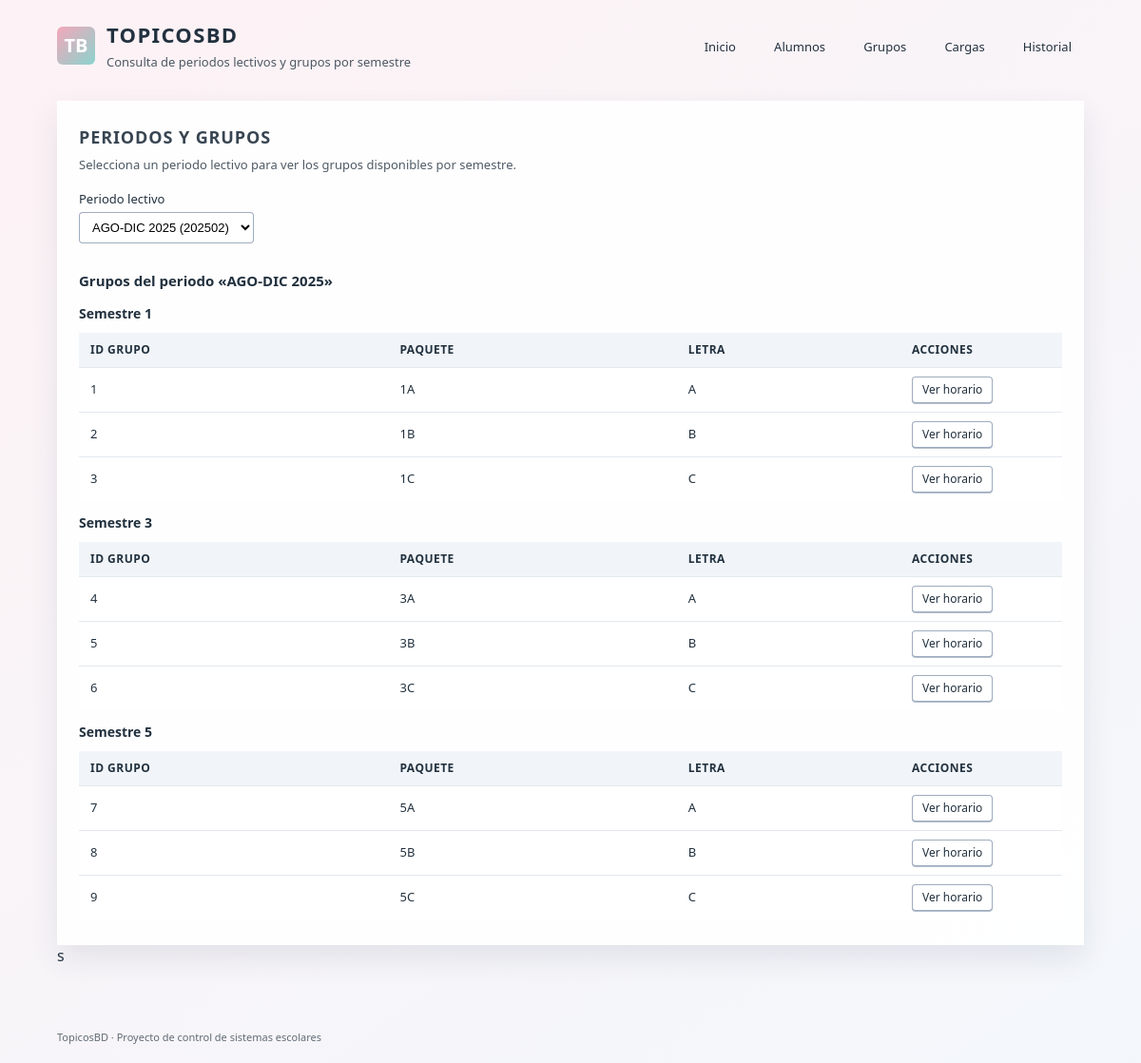
The app's page /?m=grupos&a=index with its own data.
### tables this page shows
CREATE TABLE periodo_lectivo (
    id_periodo   CHAR(6)  NOT NULL,
    anio         SMALLINT NOT NULL,
    ciclo        CHAR(2)  NOT NULL,
    descripcion  VARCHAR(50) NOT NULL,
    fecha_inicio DATE      NULL,
    fecha_fin    DATE      NULL,
    PRIMARY KEY (id_periodo),
    CONSTRAINT ck_periodo_ciclo CHECK (ciclo = '02')    
);

CREATE TABLE grupo (
    id_grupo    INT NOT NULL AUTO_INCREMENT,
    id_periodo  CHAR(6) NOT NULL,
    semestre    TINYINT NOT NULL,
    paquete     CHAR(2) NOT NULL,
    letra_grupo CHAR(1) NOT NULL,
    PRIMARY KEY (id_grupo),
    CONSTRAINT fk_grupo_periodo
        FOREIGN KEY (id_periodo) REFERENCES periodo_lectivo(id_periodo),
    CONSTRAINT fk_grupo_semestre
        FOREIGN KEY (semestre) REFERENCES semestre(semestre),
    CONSTRAINT uq_grupo UNIQUE (id_periodo, semestre, paquete, letra_grupo)
);

### src/controllers/GroupController.php (called while the page is built, shortened)
<?php
require_once __DIR__ . '/../models/PeriodModel.php';
require_once __DIR__ . '/../models/GroupModel.php';
class GroupController
{
    private PeriodModel $periodModel;
    private GroupModel $groupModel;
    public function __construct()
    {
        $this->periodModel = new PeriodModel();
        $this->groupModel  = new GroupModel();
    }
    public function index(): void
    {
        $periods = $this->periodModel->getAll();
        if (empty($periods)) {
            $selectedPeriod = null;
            $groups         = [];
        } else {
            $idPeriodo = isset($_GET['id_periodo'])
                ? (string)$_GET['id_periodo']
                : (string)$periods[0]['id_periodo'];
            $selectedPeriod = $this->periodModel->getById($idPeriodo);
            $groups = $this->groupModel->getByPeriod($idPeriodo);
        }
        $pageSubtitle = 'Consulta de periodos lectivos y grupos por semestre';
        require __DIR__ . '/../views/layout/header.php';
        require __DIR__ . '/../views/groups/index.php';
        require __DIR__ . '/../views/layout/footer.php';
    }
}

### src/models/PeriodModel.php (called while the page is built, shortened)
<?php
class PeriodModel
{
    public function getAll(): array
    {
        $pdo = db();
        $sql = "SELECT id_periodo, anio, ciclo, descripcion, fecha_inicio, fecha_fin
                FROM periodo_lectivo
                ORDER BY anio DESC, ciclo DESC";
        $stmt = $pdo->query($sql);
        return $stmt->fetchAll();
    }
    public function getById(string $idPeriodo): ?array
    {
        $pdo = db();
        $sql = "SELECT id_periodo, anio, ciclo, descripcion, fecha_inicio, fecha_fin
                FROM periodo_lectivo
                WHERE id_periodo = :id";
        $stmt = $pdo->prepare($sql);
        $stmt->execute([':id' => $idPeriodo]);
        $row = $stmt->fetch();
        return $row ?: null;
    }
}

### src/models/GroupModel.php (called while the page is built, shortened)
<?php
class GroupModel
{
    public function getByPeriod(string $idPeriodo): array
    {
        $pdo = db();
        $sql = "SELECT id_grupo, id_periodo, semestre, paquete, letra_grupo
                FROM grupo
                WHERE id_periodo = :p
                ORDER BY semestre, paquete, letra_grupo";
        $stmt = $pdo->prepare($sql);
        $stmt->execute([':p' => $idPeriodo]);
        return $stmt->fetchAll();
    }
}

### src/views/groups/index.php (the view, shortened to what this page needs)
<section class="tb-section">
    <div class="tb-section-header">
        <div>
            <h2 class="tb-section-title">Periodos y grupos</h2>
            <p class="tb-section-subtitle">
                Selecciona un periodo lectivo para ver los grupos disponibles por semestre.
            </p>
        </div>
    </div>
    <?php if (empty($periods)): ?>
        <p>No hay periodos registrados en el sistema.</p>
    <?php else: ?>
        <form method="get" class="tb-form tb-form-inline">
            <div class="tb-form-row">
                <label for="id_periodo" class="tb-label">Periodo lectivo</label>
                <select id="id_periodo" name="id_periodo" class="tb-input" onchange="this.form.submit();">
                    <?php foreach ($periods as $periodo): ?>
                        <?php
                        $idP   = (string)$periodo['id_periodo'];
                        $texto = $periodo['descripcion'] . ' (' . $idP . ')';
                        $sel   = ($selectedPeriod && $selectedPeriod['id_periodo'] === $idP) ? 'selected' : '';
                        ?>
                        <option value="<?= htmlspecialchars($idP, ENT_QUOTES, 'UTF-8') ?>" <?= $sel ?>>
                            <?= htmlspecialchars($texto, ENT_QUOTES, 'UTF-8') ?>
                        </option>
                    <?php endforeach; ?>
                </select>
            </div>
        </form>
        <?php if ($selectedPeriod): ?>
            <h3 class="tb-groups-title">
                Grupos del periodo
                «<?= htmlspecialchars($selectedPeriod['descripcion'], ENT_QUOTES, 'UTF-8') ?>»
            </h3>
            <?php if (empty($groups)): ?>
                <p>No hay grupos capturados para este periodo.</p>
            <?php else: ?>
                <?php
                $bySemester = [];
                foreach ($groups as $g) {
                    $sem = (int)$g['semestre'];
                    if (!isset($bySemester[$sem])) {
                        $bySemester[$sem] = [];
                    }
                    $bySemester[$sem][] = $g;
                }
                ksort($bySemester);
                ?>
                <?php foreach ($bySemester as $semestre => $lista): ?>
                    <div class="tb-groups-block">
                        <h4 class="tb-groups-semester">
                            Semestre <?= htmlspecialchars((string)$semestre, ENT_QUOTES, 'UTF-8') ?>
                        </h4>
                        <div class="tb-table-wrapper">
                            <table class="tb-table">
                                <thead>
                                <tr>
                                    <th>ID grupo</th>
                                    <th>Paquete</th>
                                    <th>Letra</th>
                                    <th class="tb-col-actions">Acciones</th>
                                </tr>
                                </thead>
                                <tbody>
                                <?php foreach ($lista as $grupo): ?>
                                    <tr>
                                        <td><?= htmlspecialchars((string)$grupo['id_grupo'], ENT_QUOTES, 'UTF-8') ?></td>
                                        <td><?= htmlspecialchars($grupo['paquete'], ENT_QUOTES, 'UTF-8') ?></td>
                                        <td><?= htmlspecialchars($grupo['letra_grupo'], ENT_QUOTES, 'UTF-8') ?></td>
                                        <td class="tb-col-actions">
                                            <a href="index.php?m=grupos&a=schedule&id_grupo=<?= urlencode((string)$grupo['id_grupo']) ?>"
                                               class="tb-btn tb-btn-small">
                                                Ver horario
                                            </a>
                                        </td>
                                    </tr>
                                <?php endforeach; ?>
                                </tbody>
                            </table>
                        </div>
                    </div>
                <?php endforeach; ?>
            <?php endif; ?>
        <?php endif; ?>
    <?php endif; ?>
</section>
s

### index.php (shortened to what this page needs)
<?php
$modulo = $_GET['m'] ?? null;
$accion = $_GET['a'] ?? null;
if ($modulo !== null && $accion !== null) {
    if ($modulo === 'alumnos') {
        require_once __DIR__ . '/src/controllers/StudentController.php';
        $controller = new StudentController();
    } elseif ($modulo === 'grupos') {
        require_once __DIR__ . '/src/controllers/GroupController.php';
        $controller = new GroupController();
    } elseif ($modulo === 'cargas') {
        require_once __DIR__ . '/src/controllers/EnrollmentController.php';
        $controller = new EnrollmentController();
    } elseif ($modulo === 'historial') {
        require_once __DIR__ . '/src/controllers/HistoryController.php';
        $controller = new HistoryController();
    }
    $controller->{$accion}();
    exit;
}
?>

### src/views/layout/header.php (shortened to what this page needs)
<!DOCTYPE html>
<html lang="es">
<head>
    <link rel="stylesheet" href="assets/css/topicosbd.css">
</head>
<body class="tb-body">
<header class="tb-header">
    <div class="tb-header-left">
        <span class="tb-logo">TB</span>
        <div>
            <h1 class="tb-title">TopicosBD</h1>
            <p class="tb-subtitle">
                <?= htmlspecialchars(
                    $pageSubtitle !== '' ? $pageSubtitle : 'Control de horarios y cargas académicas',
                    ENT_QUOTES,
                    'UTF-8'
                ) ?>
            </p>
        </div>
    </div>
    <div class="tb-header-right">
        <nav>
            <a href="index.php" class="tb-nav-link">Inicio</a>
            <a href="index.php?m=alumnos&a=index" class="tb-nav-link">Alumnos</a>
            <a href="index.php?m=grupos&a=index" class="tb-nav-link">Grupos</a>
            <a href="index.php?m=cargas&a=index" class="tb-nav-link">Cargas</a>
            <a href="index.php?m=historial&a=index" class="tb-nav-link">Historial</a>
        </nav>
    </div>
</header>
<main class="tb-main">

### src/views/layout/footer.php (shortened to what this page needs)
</main>
<footer class="tb-footer">
    <span>TopicosBD · Proyecto de control de sistemas escolares</span>
</footer>
</body>
</html>

### assets/css/topicosbd.css (style rules this page uses)
:root { --tb-bg-top: #fdf2f5; --tb-bg-bottom: #f3f7fb; --tb-pink: #f4a7b9; --tb-teal: #8bd3ce; --tb-peach: #f8c29b; --tb-sand: #f3e2c5; --tb-ink: #22313f; --tb-card-bg: #ffffff; --tb-border-soft: rgba(19, 35, 47, 0.08); --tb-radius-card: 0px; --tb-radius-btn: 4px; --tb-radius-chip: 4px; --tb-radius-input: 4px; --tb-radius-alert: 4px; --tb-shadow-soft: 0 14px 30px rgba(24, 39, 75, 0.09); --tb-shadow-hover: 0 18px 40px rgba(15, 23, 42, 0.14); --tb-font-main: system-ui, -apple-system, BlinkMacSystemFont, "DM Sans", sans-serif; --tb-font-title: "Josefin Sans", system-ui, -apple-system, sans-serif; }
*, *::before, *::after { box-sizing: border-box; }
body.tb-body { margin: 0; min-height: 100vh; font-family: var(--tb-font-main); color: var(--tb-ink); background: linear-gradient(145deg, var(--tb-bg-top), var(--tb-bg-bottom)); line-height: 1.5; }
.tb-header { max-width: 1120px; margin: 0 auto; padding: 20px 20px 12px; display: flex; align-items: center; justify-content: space-between; }
.tb-header-left { display: flex; align-items: center; gap: 12px; }
.tb-logo { width: 40px; height: 40px; border-radius: 6px; background: linear-gradient(135deg, var(--tb-pink), var(--tb-teal)); color: #ffffff; font-family: var(--tb-font-title); font-weight: 700; font-size: 20px; display: inline-flex; align-items: center; justify-content: center; }
.tb-title { margin: 0; font-family: var(--tb-font-title); letter-spacing: 0.06em; font-size: 22px; text-transform: uppercase; }
.tb-subtitle { margin: 3px 0 0; font-size: 13px; opacity: 0.8; }
.tb-header-right { display: flex; align-items: center; gap: 8px; }
.tb-nav-link { margin-left: 10px; font-size: 13px; text-decoration: none; color: var(--tb-ink); padding: 6px 12px; border-radius: var(--tb-radius-chip); border: 1px solid transparent; transition: background-color 0.12s ease-out, border-color 0.12s ease-out; }
.tb-main { max-width: 1120px; margin: 0 auto 40px; padding: 0 20px 26px; }
.tb-section { margin-top: 18px; background: rgba(255, 255, 255, 0.9); border-radius: var(--tb-radius-card); padding: 24px 22px 26px; box-shadow: var(--tb-shadow-soft); border: 1px solid rgba(255, 255, 255, 0.9); }
.tb-section-title { margin: 0; font-family: var(--tb-font-title); font-size: 18px; letter-spacing: 0.05em; text-transform: uppercase; opacity: 0.9; }
.tb-section-subtitle { margin: 6px 0 0; font-size: 13px; opacity: 0.8; }
.tb-section-header { display: flex; align-items: flex-start; justify-content: space-between; gap: 14px; margin-bottom: 16px; }
.tb-btn { display: inline-flex; align-items: center; justify-content: center; padding: 7px 14px; font-size: 13px; font-weight: 500; text-decoration: none; color: var(--tb-ink); background: #ffffff; border-radius: var(--tb-radius-btn); border: 1px solid rgba(148, 163, 184, 0.9); box-shadow: 0 2px 0 rgba(148, 163, 184, 0.7); transform: translateY(0); transition: background-color 0.12s ease-out, box-shadow 0.12s ease-out, transform 0.12s ease-out; cursor: pointer; }
.tb-btn-small { padding: 4px 10px; font-size: 12px; box-shadow: 0 1px 0 rgba(148, 163, 184, 0.7); }
.tb-table-wrapper { width: 100%; overflow-x: auto; margin-top: 10px; }
.tb-table { width: 100%; border-collapse: collapse; font-size: 13px; background: #ffffff; border-radius: var(--tb-radius-card); overflow: hidden; }
.tb-table thead { background: #f1f5f9; }
.tb-table th, .tb-table td { padding: 9px 12px; border-bottom: 1px solid rgba(148, 163, 184, 0.25); text-align: left; }
.tb-table th { font-weight: 600; font-size: 12px; text-transform: uppercase; letter-spacing: 0.04em; }
.tb-table tr:last-child td { border-bottom: none; }
.tb-col-actions { width: 170px; text-align: right; }
.tb-form { margin-top: 6px; }
.tb-form-inline { display: flex; flex-wrap: wrap; gap: 12px; align-items: flex-end; }
.tb-form-row { margin-bottom: 12px; }
.tb-label { display: block; margin-bottom: 4px; font-size: 13px; font-weight: 500; }
.tb-input { width: 100%; padding: 7px 9px; font-size: 13px; border-radius: var(--tb-radius-input); border: 1px solid rgba(148, 163, 184, 0.9); background: #ffffff; outline: none; transition: border-color 0.12s ease-out, box-shadow 0.12s ease-out; }
.tb-groups-title { margin: 16px 0 8px; font-size: 15px; }
.tb-groups-block { margin-top: 12px; }
.tb-groups-semester { margin: 8px 0; font-size: 14px; font-weight: 600; }
.tb-footer { max-width: 1120px; margin: 0 auto 18px; padding: 0 20px; font-size: 11px; opacity: 0.7; }
.tb-card, .tb-section { animation: fadeInScale 0.3s ease-out forwards; }

### records on screen
periodo_lectivo: descripcion "AGO-DIC 2025"
grupo: id_grupo "1", paquete "1A", letra_grupo "A"
grupo: id_grupo "2", paquete "1B", letra_grupo "B"
grupo: id_grupo "3", paquete "1C", letra_grupo "C"
grupo: id_grupo "4", paquete "3A", letra_grupo "A"
grupo: id_grupo "5", paquete "3B", letra_grupo "B"
grupo: id_grupo "6", paquete "3C", letra_grupo "C"
grupo: id_grupo "7", paquete "5A", letra_grupo "A"
grupo: id_grupo "8", paquete "5B", letra_grupo "B"
grupo: id_grupo "9", paquete "5C", letra_grupo "C"

### other values on screen
$semestre "1"
$semestre "3"
$semestre "5"
form field id_periodo "AGO-DIC 2025 (202502)"
